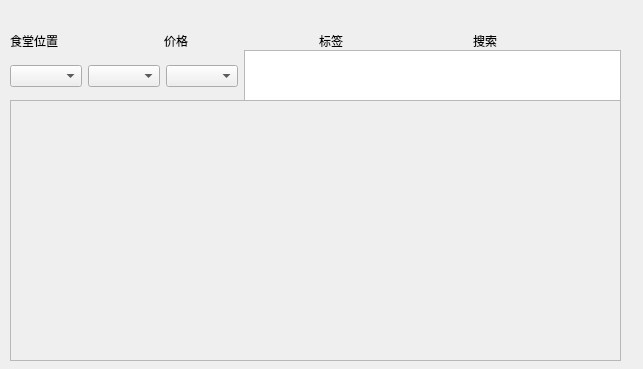
<?xml version="1.0" encoding="UTF-8"?>
<ui version="4.0">
 <class>roll</class>
 <widget class="QWidget" name="roll">
  <property name="geometry">
   <rect>
    <x>0</x>
    <y>0</y>
    <width>643</width>
    <height>369</height>
   </rect>
  </property>
  <property name="windowTitle">
   <string>Form</string>
  </property>
  <widget class="QWidget" name="horizontalLayoutWidget">
   <property name="geometry">
    <rect>
     <x>10</x>
     <y>50</y>
     <width>611</width>
     <height>53</height>
    </rect>
   </property>
   <layout class="QHBoxLayout" name="horizontalLayout">
    <item>
     <widget class="QComboBox" name="comboBox"/>
    </item>
    <item>
     <widget class="QComboBox" name="comboBox_2"/>
    </item>
    <item>
     <widget class="QComboBox" name="comboBox_3"/>
    </item>
    <item>
     <widget class="QPlainTextEdit" name="plainTextEdit"/>
    </item>
   </layout>
  </widget>
  <widget class="QWidget" name="horizontalLayoutWidget_2">
   <property name="geometry">
    <rect>
     <x>10</x>
     <y>10</y>
     <width>611</width>
     <height>61</height>
    </rect>
   </property>
   <layout class="QHBoxLayout" name="horizontalLayout_2">
    <item>
     <widget class="QLabel" name="label">
      <property name="text">
       <string>食堂位置</string>
      </property>
     </widget>
    </item>
    <item>
     <widget class="QLabel" name="label_2">
      <property name="text">
       <string>价格</string>
      </property>
     </widget>
    </item>
    <item>
     <widget class="QLabel" name="label_3">
      <property name="text">
       <string>标签</string>
      </property>
     </widget>
    </item>
    <item>
     <widget class="QLabel" name="label_4">
      <property name="text">
       <string>搜索</string>
      </property>
     </widget>
    </item>
   </layout>
  </widget>
  <widget class="QScrollArea" name="scrollArea">
   <property name="geometry">
    <rect>
     <x>10</x>
     <y>100</y>
     <width>611</width>
     <height>261</height>
    </rect>
   </property>
   <property name="widgetResizable">
    <bool>true</bool>
   </property>
   <widget class="QWidget" name="scrollAreaWidgetContents">
    <property name="geometry">
     <rect>
      <x>0</x>
      <y>0</y>
      <width>609</width>
      <height>259</height>
     </rect>
    </property>
    <widget class="QWidget" name="formLayoutWidget">
     <property name="geometry">
      <rect>
       <x>0</x>
       <y>0</y>
       <width>601</width>
       <height>251</height>
      </rect>
     </property>
     <layout class="QFormLayout" name="formLayout"/>
    </widget>
   </widget>
  </widget>
 </widget>
 <resources/>
 <connections/>
</ui>
